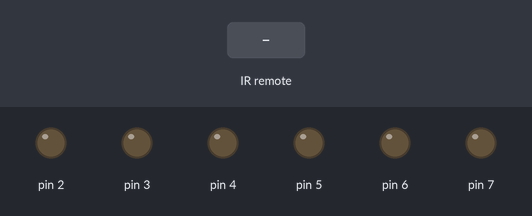
The sketch below on a simulated Arduino Uno, built with avr-gcc and run on an emulated ATmega328P. Parts: output pins drawn as LEDs (lit = HIGH). The test bench sets the inputs (shaded band).

Above: at 1.2 s.
1.3 s: infrared code 0xFD8877 received
At 2.0 s:
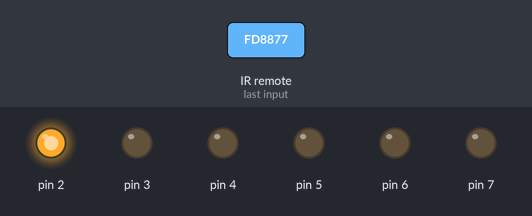
3.8 s: infrared code 0xFD48B7 received
At 4.6 s:
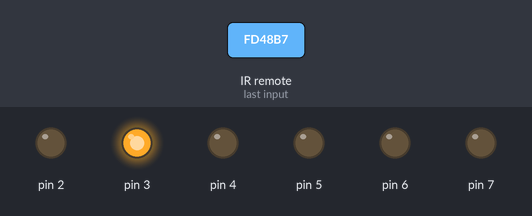
6.3 s: infrared code 0xFD28D7 received
At 7.0 s:
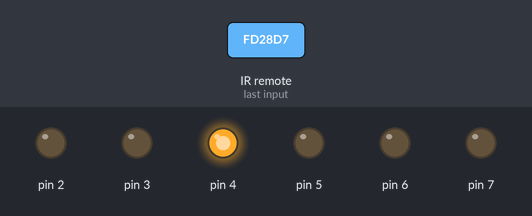
8.8 s: infrared code 0xFDA857 received
At 9.6 s:
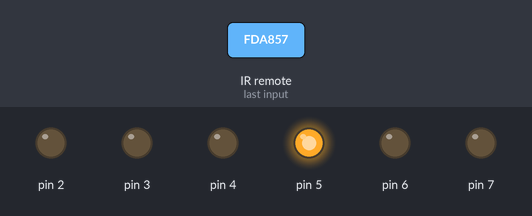
11.3 s: infrared code 0xFD6897 received
At 12.0 s:
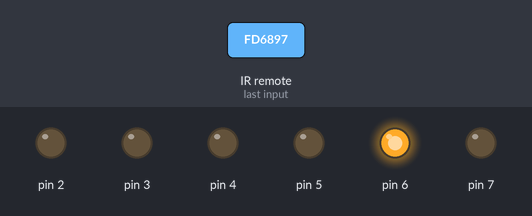
13.8 s: infrared code 0xFD18E7 received
At 14.6 s:
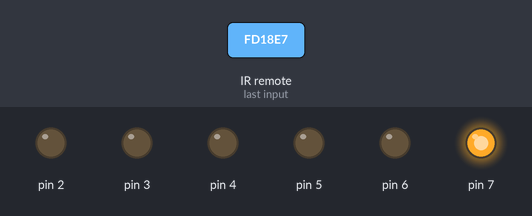
Timing chart, 0 to 16.8 s (numbered marks = the images above; inputs shaded):
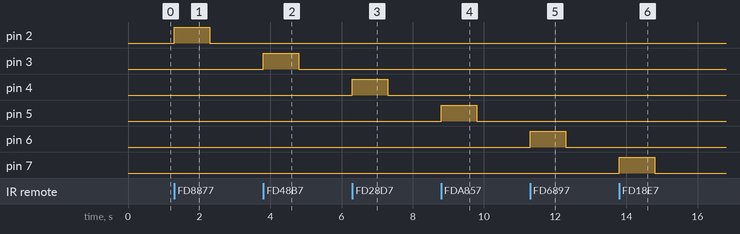

The sketch:

main.ino
```cpp
// Project 50 – Creating an IR Remote Control Arduino
int receiverpin = 11; // pin 1 of IR receiver to Arduino digital pin 11
#include <IRremote.h>
IRrecv irrecv(receiverpin); // create instance of irrecv
decode_results results;
void setup()
{
  irrecv.enableIRIn(); // start the receiver
  for (int z = 2 ; z < 8 ; z++) // set up digital pins
  {
    pinMode(z, OUTPUT);
  }
}
void pinOn(int pin) // turns on digital pin "pin" for 1 second
{
  digitalWrite(pin, HIGH);
  delay(1000);
  digitalWrite(pin, LOW);
}
void translateIR()
// takes action based on IR code received
// uses Sony IR codes
{
  switch(results.value)
  {
  case 0xFD8877:
    pinOn(2);
    break; // 2
  case 0xFD48B7:
    pinOn(3);
    break; // 3
  case 0xFD28D7:
    pinOn(4);
    break; // 4
  case 0xFDA857:
    pinOn(5);
    break; // 5
  case 0xFD6897:
    pinOn(6);
    break; // 6
  case 0xFD18E7:
    pinOn(7);
    break; // 7
  }
}
void loop()
{
  if (irrecv.decode(&results)) // have we received an IR signal?
  {
    translateIR();
    for (int z = 0 ;
    z < 2 ;
    z++) // ignore the 2nd and 3rd repeated codes
    {
      irrecv.resume(); // receive the next value
    }
  }
}


/*
0 - FD30CF
1 - FD08F7
2 - FD8877
3 - FD48B7
4 - FD28D7
5 - FDA857
6 - FD6897
7 - FD18E7
8 - FD9867
9 - FD58A7
Power - FD00FF
Mute/EQ - FDB04F
vUp - FD807F
vDown - FD906F
cUp - FD50AF
cDown - FD10EF
*/
```

Measured:
- after the input at 1.3 s, pin 2: LOW → HIGH at once, → LOW 1.0 s later
- after the input at 3.8 s, pin 3: LOW → HIGH at once, → LOW 1.0 s later
- after the input at 6.3 s, pin 4: LOW → HIGH at once, → LOW 1.0 s later
- after the input at 8.8 s, pin 5: LOW → HIGH at once, → LOW 1.0 s later
- after the input at 11.3 s, pin 6: LOW → HIGH at once, → LOW 1.0 s later
- after the input at 13.8 s, pin 7: LOW → HIGH at once, → LOW 1.0 s later
